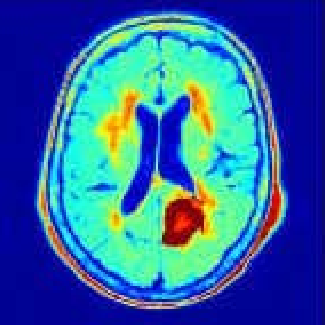
%> input picture mri_img.png, 325 x 325 px
$ octave Untitled19.m   (GNU Octave 9; MATLAB toolbox functions it lacks are replaced by stand-ins)
%> lines starting %> are read from the running program, lines starting %| are printed output that depends on the picture; in (x1, y1, x2, y2) boxes, pixels count from 0 and x2, y2 are one past the last pixel; in counts of white or black regions, pixels touching at a corner belong together; the program's own positions count from 1
%% start
close all
clear all
clc

%% Load the image

input_image = imread('mri_img.png');
%> input_image is the input picture: size 325x325x3 uint8; mean R, G, B 48.3, 101.4, 160.6


%% obtain the three color channels and assign them to zero to get rid of all of the elements

Red_slide   = 0*input_image(:,:,1);
%> Red_slide: size 325x325 uint8; every value is 0
Green_slide = 0*input_image(:,:,2);
Blue_slide  = 0*input_image(:,:,3);


%% Then use find function to assign the wanted elements
r = find(input_image(:,:,1)>=110);
%> r = 17378 values from 12227 to 92192
g = find(input_image(:,:,2)<=49);
%> g = 52876 values from 1 to 105625
b = find(input_image(:,:,3)<=31);
%> b = 3257 values from 19750 to 90565

Red_slide(r)   = 1;
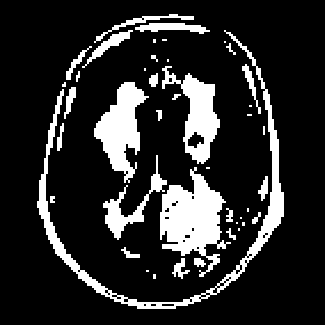
%> Red_slide: size 325x325 uint8; values 0 (black) and 1 (white), 16.5% white; 43 white regions (17 under 20 px), largest, box (x1, y1, x2, y2) and area: (37, 30, 284, 309) 4371, (160, 167, 231, 277) 3883, (94, 82, 149, 183) 2674
Green_slide(g) = 1;
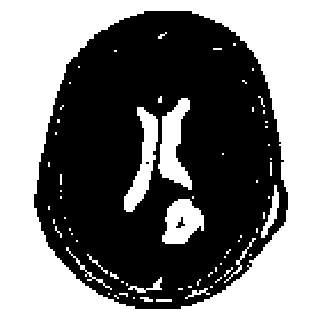
%> Green_slide: size 325x325 uint8; values 0 (black) and 1 (white), 50.1% white; 3 black regions (1 under 20 px), largest, box (x1, y1, x2, y2) and area: (34, 11, 288, 309) 52699, (176, 217, 185, 228) 44
Blue_slide(b)  = 1;
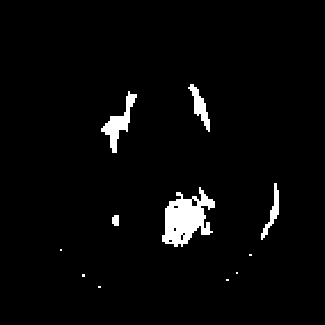
%> Blue_slide: size 325x325 uint8; values 0 (black) and 1 (white), 3.1% white; 11 white regions (6 under 20 px), largest, box (x1, y1, x2, y2) and area: (162, 187, 215, 247) 1772, (101, 91, 137, 153) 686, (188, 84, 210, 132) 390, (261, 183, 279, 240) 305, (112, 215, 119, 226) 69

%% Use element-wise multiplication to make a composition of the three layers
segmentation_mask = Red_slide.*Green_slide.*Blue_slide; %to take the intersection of matrix
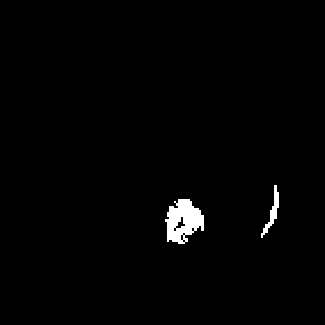
%> segmentation_mask: size 325x325 uint8; values 0 (black) and 1 (white), 1.3% white; 2 white regions, box (x1, y1, x2, y2) and area: (165, 199, 204, 244) 1126, (261, 185, 279, 238) 265
segmentation_mask_3d(:,:,1) = segmentation_mask;
segmentation_mask_3d(:,:,2) = segmentation_mask;
segmentation_mask_3d(:,:,3) = segmentation_mask;
%the segmetation mask consist of only ones and zeroes

%% the segmention of the image
output_image = segmentation_mask_3d.*input_image;

%% use subplot to show Original Image, Segmentation Mask and Segmented Image side by side
figure,subplot(1,3,1),imshow(input_image),title('Original Image','fontsize',12)
subplot(1,3,2),imshow(1000*segmentation_mask),title('Segmentation Mask','fontsize',12)
subplot(1,3,3),imshow(output_image),title('Segmented Image','fontsize',12)
